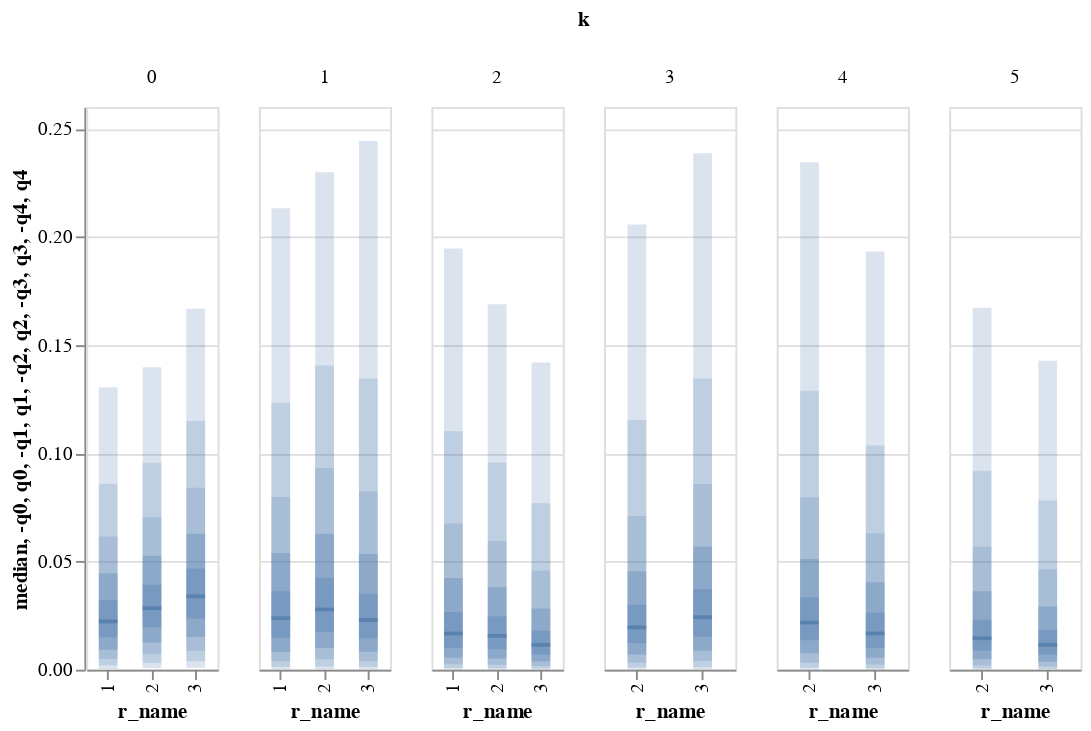

Write notebook code for a chart like this one.
### Code cell
base.plot_weights_dist(weights)

### Figure 1 — Vega-Lite specification as saved in the notebook (floating-point values rounded to 4 significant figures)
{"config": {"view": {"continuousWidth": 400, "continuousHeight": 300}}, "data": {"name": "data-b753dca688ecf376eb6c2382a50e2b66"}, "facet": {"column": {"type": "quantitative", "field": "k"}}, "spec": {"layer": [{"mark": {"type": "tick", "thickness": 2, "width": 10, "xOffset": 0}, "encoding": {"x": {"type": "nominal", "field": "r_name"}, "y": {"type": "quantitative", "field": "median"}}, "width": 70}, {"mark": {"type": "bar", "opacity": 0.2, "width": 10, "xOffset": 0}, "encoding": {"x": {"type": "nominal", "field": "r_name"}, "y": {"type": "quantitative", "field": "-q0"}, "y2": {"field": "q0"}}, "width": 70}, {"mark": {"type": "bar", "opacity": 0.2, "width": 10, "xOffset": 0}, "encoding": {"x": {"type": "nominal", "field": "r_name"}, "y": {"type": "quantitative", "field": "-q1"}, "y2": {"field": "q1"}}, "width": 70}, {"mark": {"type": "bar", "opacity": 0.2, "width": 10, "xOffset": 0}, "encoding": {"x": {"type": "nominal", "field": "r_name"}, "y": {"type": "quantitative", "field": "-q2"}, "y2": {"field": "q2"}}, "width": 70}, {"mark": {"type": "bar", "opacity": 0.3, "width": 10, "xOffset": 0}, "encoding": {"x": {"type": "nominal", "field": "r_name"}, "y": {"type": "quantitative", "field": "-q3"}, "y2": {"field": "q3"}}, "width": 70}, {"mark": {"type": "bar", "opacity": 0.3, "width": 10, "xOffset": 0}, "encoding": {"x": {"type": "nominal", "field": "r_name"}, "y": {"type": "quantitative", "field": "-q4"}, "y2": {"field": "q4"}}, "width": 70}]}, "resolve": {"scale": {"x": "independent"}}, "$schema": "https://vega.github.io/schema/vega-lite/v4.8.1.json", "datasets": {"data-b753dca688ecf376eb6c2382a50e2b66": [{"r_name": 1, "k": 0, "r": 1, "name": "k=0 r=1", "median": 0.02232, "q0": 0.1305, "-q0": 0.000377, "q1": 0.0859, "-q1": 0.001996, "q2": 0.06157, "-q2": 0.004955, "q3": 0.04453, "-q3": 0.009227, "q4": 0.03213, "-q4": 0.01498}, {"r_name": 2, "k": 0, "r": 2, "name": "k=0 r=2", "median": 0.02844, "q0": 0.1398, "-q0": 0.0006837, "q1": 0.09558, "-q1": 0.00312, "q2": 0.0704, "-q2": 0.007189, "q3": 0.05269, "-q3": 0.01261, "q4": 0.03927, "-q4": 0.01963}, {"r_name": 3, "k": 0, "r": 3, "name": "k=0 r=3", "median": 0.03391, "q0": 0.1667, "-q0": 0.0009025, "q1": 0.1149, "-q1": 0.003944, "q2": 0.08408, "-q2": 0.008739, "q3": 0.06285, "-q3": 0.01516, "q4": 0.04674, "-q4": 0.02363}, {"r_name": 1, "k": 1, "r": 1, "name": "k=1 r=1", "median": 0.02383, "q0": 0.2132, "-q0": 0.0002194, "q1": 0.1234, "-q1": 0.001277, "q2": 0.07975, "-q2": 0.00389, "q3": 0.05392, "-q3": 0.008218, "q4": 0.03629, "-q4": 0.01474}, {"r_name": 2, "k": 1, "r": 2, "name": "k=1 r=2", "median": 0.02786, "q0": 0.2298, "-q0": 0.0002457, "q1": 0.1406, "-q1": 0.001525, "q2": 0.09316, "-q2": 0.004822, "q3": 0.06277, "-q3": 0.01004, "q4": 0.0425, "-q4": 0.01745}, {"r_name": 3, "k": 1, "r": 3, "name": "k=1 r=3", "median": 0.02297, "q0": 0.2442, "-q0": 0.0002083, "q1": 0.1345, "-q1": 0.001243, "q2": 0.0823, "-q2": 0.003897, "q3": 0.05342, "-q3": 0.008281, "q4": 0.03509, "-q4": 0.01443}, {"r_name": 1, "k": 2, "r": 1, "name": "k=2 r=1", "median": 0.01673, "q0": 0.1946, "-q0": 0.0001267, "q1": 0.1102, "-q1": 0.0007864, "q2": 0.06752, "-q2": 0.002508, "q3": 0.04235, "-q3": 0.0055, "q4": 0.02664, "-q4": 0.01002}, {"r_name": 2, "k": 2, "r": 2, "name": "k=2 r=2", "median": 0.01565, "q0": 0.1688, "-q0": 0.0001256, "q1": 0.09568, "-q1": 0.0007319, "q2": 0.05952, "-q2": 0.002281, "q3": 0.03817, "-q3": 0.005191, "q4": 0.02468, "-q4": 0.009491}, {"r_name": 3, "k": 2, "r": 3, "name": "k=2 r=3", "median": 0.01151, "q0": 0.1419, "-q0": 8.308e-05, "q1": 0.07692, "-q1": 0.0005323, "q2": 0.04581, "-q2": 0.001704, "q3": 0.0283, "-q3": 0.003796, "q4": 0.01802, "-q4": 0.006932}, {"r_name": 2, "k": 3, "r": 2, "name": "k=3 r=2", "median": 0.01959, "q0": 0.2057, "-q0": 0.0001613, "q1": 0.1154, "-q1": 0.001001, "q2": 0.07108, "-q2": 0.003208, "q3": 0.04547, "-q3": 0.007024, "q4": 0.03001, "-q4": 0.01231}, {"r_name": 3, "k": 3, "r": 3, "name": "k=3 r=3", "median": 0.02428, "q0": 0.2386, "-q0": 0.0001788, "q1": 0.1345, "-q1": 0.001169, "q2": 0.0858, "-q2": 0.004007, "q3": 0.05689, "-q3": 0.008715, "q4": 0.0372, "-q4": 0.01531}, {"r_name": 2, "k": 4, "r": 2, "name": "k=4 r=2", "median": 0.0218, "q0": 0.2345, "-q0": 0.0001443, "q1": 0.1289, "-q1": 0.000913, "q2": 0.07973, "-q2": 0.003259, "q3": 0.05113, "-q3": 0.007565, "q4": 0.03341, "-q4": 0.01361}, {"r_name": 3, "k": 4, "r": 3, "name": "k=4 r=3", "median": 0.01677, "q0": 0.1932, "-q0": 9.935e-05, "q1": 0.1036, "-q1": 0.000658, "q2": 0.063, "-q2": 0.002373, "q3": 0.04046, "-q3": 0.005519, "q4": 0.0264, "-q4": 0.01012}, {"r_name": 2, "k": 5, "r": 2, "name": "k=5 r=2", "median": 0.01453, "q0": 0.1672, "-q0": 8.237e-05, "q1": 0.09193, "-q1": 0.0005755, "q2": 0.05695, "-q2": 0.002109, "q3": 0.03624, "-q3": 0.004822, "q4": 0.02308, "-q4": 0.008844}, {"r_name": 3, "k": 5, "r": 3, "name": "k=5 r=3", "median": 0.01153, "q0": 0.1427, "-q0": 6.776e-05, "q1": 0.07821, "-q1": 0.0004542, "q2": 0.04644, "-q2": 0.001604, "q3": 0.02919, "-q3": 0.003741, "q4": 0.0184, "-q4": 0.006935}]}}
